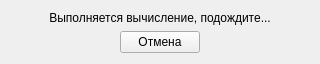
<?xml version="1.0" encoding="UTF-8"?>
<ui version="4.0">
 <class>DoingFrame</class>
 <widget class="QWidget" name="DoingFrame">
  <property name="geometry">
   <rect>
    <x>0</x>
    <y>0</y>
    <width>320</width>
    <height>62</height>
   </rect>
  </property>
  <property name="windowTitle">
   <string>Form</string>
  </property>
  <layout class="QVBoxLayout" name="mainLayout">
   <item>
    <widget class="QLabel" name="label">
     <property name="text">
      <string>Выполняется вычисление, подождите...</string>
     </property>
     <property name="alignment">
      <set>Qt::AlignCenter</set>
     </property>
    </widget>
   </item>
   <item>
    <layout class="QHBoxLayout" name="horizontalLayout">
     <item>
      <spacer name="horizontalSpacer">
       <property name="orientation">
        <enum>Qt::Horizontal</enum>
       </property>
       <property name="sizeHint" stdset="0">
        <size>
         <width>40</width>
         <height>20</height>
        </size>
       </property>
      </spacer>
     </item>
     <item>
      <widget class="QPushButton" name="pushButton_Cancel">
       <property name="text">
        <string>Отмена</string>
       </property>
      </widget>
     </item>
     <item>
      <spacer name="horizontalSpacer_2">
       <property name="orientation">
        <enum>Qt::Horizontal</enum>
       </property>
       <property name="sizeHint" stdset="0">
        <size>
         <width>40</width>
         <height>20</height>
        </size>
       </property>
      </spacer>
     </item>
    </layout>
   </item>
  </layout>
 </widget>
 <resources/>
 <connections/>
</ui>
